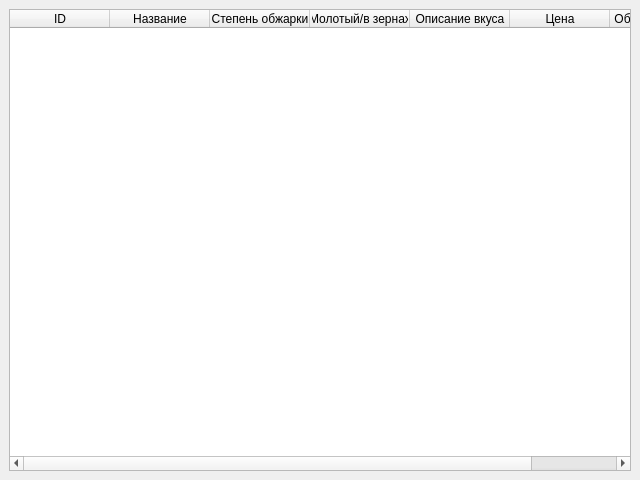
<?xml version="1.0" encoding="UTF-8"?>
<ui version="4.0">
 <class>CoffeeApp</class>
 <widget class="QMainWindow" name="CoffeeApp">
  <property name="geometry">
   <rect>
    <x>0</x>
    <y>0</y>
    <width>640</width>
    <height>480</height>
   </rect>
  </property>
  <property name="windowTitle">
   <string>Coffee App</string>
  </property>
  <widget class="QWidget" name="centralwidget">
   <layout class="QVBoxLayout" name="verticalLayout">
    <item>
     <widget class="QTableWidget" name="tableWidget">
      <column>
       <property name="text">
        <string>ID</string>
       </property>
      </column>
      <column>
       <property name="text">
        <string>Название</string>
       </property>
      </column>
      <column>
       <property name="text">
        <string>Степень обжарки</string>
       </property>
      </column>
      <column>
       <property name="text">
        <string>Молотый/в зернах</string>
       </property>
      </column>
      <column>
       <property name="text">
        <string>Описание вкуса</string>
       </property>
      </column>
      <column>
       <property name="text">
        <string>Цена</string>
       </property>
      </column>
      <column>
       <property name="text">
        <string>Объем упаковки</string>
       </property>
      </column>
     </widget>
    </item>
   </layout>
  </widget>
 </widget>
 <resources/>
 <connections/>
</ui>
